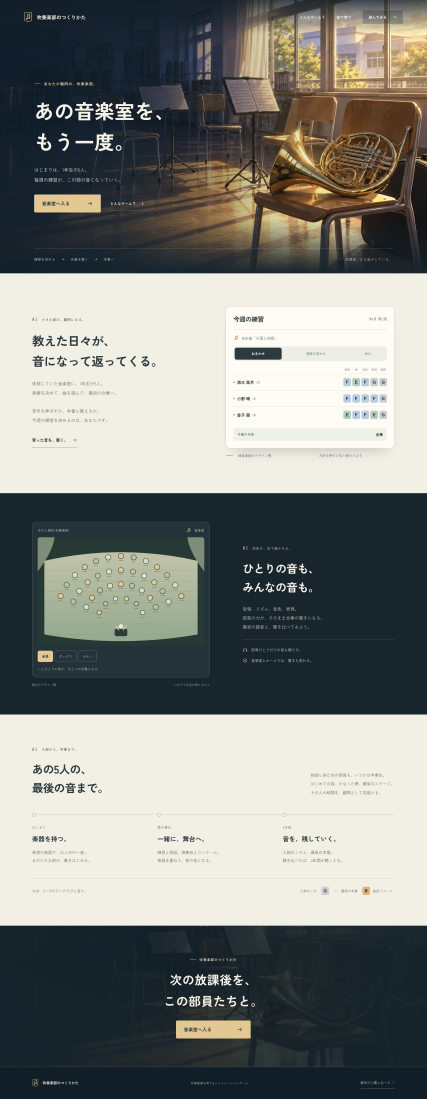
#> input picture design/lp/screenshots/cinema-v2-desktop-full.jpg, 1280 x 3295 px (shown at 1/3 size)
$ python export_cinema_v2.py
#> lines starting #> are read from the running program, lines starting #| are printed output that depends on the picture
"""②案改善版の撮影原稿を、比較用の画像に書き出す。"""
from pathlib import Path
from PIL import Image

base = Path(__file__).resolve().parent / 'screenshots'
with Image.open(base / 'cinema-v2-desktop-full.jpg') as source:
#> source is the input picture: PIL image 1280x3295 RGB; mean R, G, B 127.9, 130.3, 125.6
    image = source.convert('RGB')
    cover = image.crop((0, 0, image.width, min(900, image.height)))
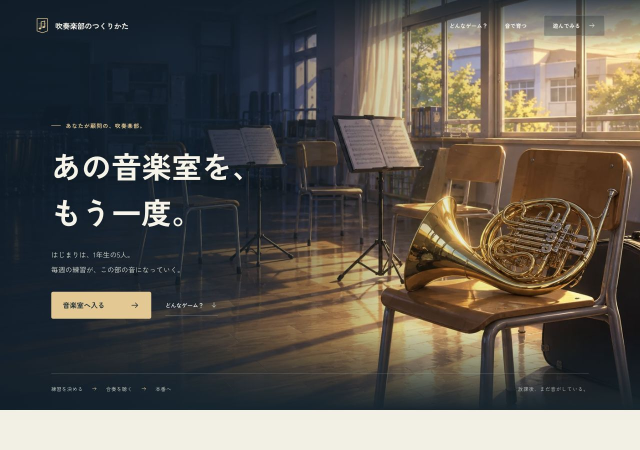
#> cover: PIL image 1280x900 RGB (shown at 1/2 size); mean R, G, B 92.3, 87.5, 80.2
    cover.save(base / 'cinema-v2-desktop.jpg', quality=92, optimize=True)
    for colors in (256, 192, 128, 96, 64):
        target = base / 'cinema-v2-desktop.png'
        cover.quantize(colors=colors).save(target, optimize=True)
        if target.stat().st_size < 200_000:
            break
with Image.open(base / 'cinema-v2-mobile.jpg') as source:
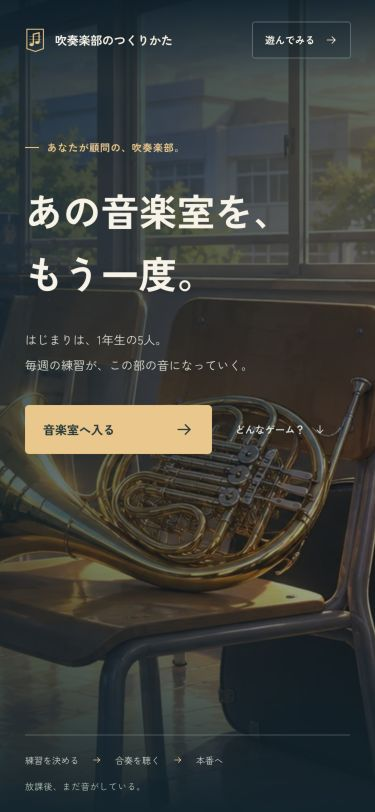
#> input picture design/lp/screenshots/cinema-v2-mobile.jpg, 375 x 812 px
#> source is the input picture: PIL image 375x812 RGB; mean R, G, B 61.3, 63.2, 59.6
    assert source.size == (375, 812), source.size
    source.convert('RGB').quantize(colors=256).save(base / 'cinema-v2-mobile.png', optimize=True)
for name in ('cinema-v2-desktop.jpg', 'cinema-v2-desktop.png', 'cinema-v2-mobile.png'):
    path = base / name
    with Image.open(path) as image:
#> (the run stopped early here; a loop or call above may not have finished)
